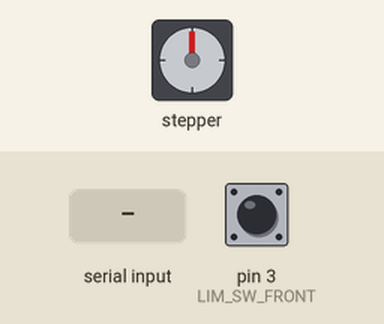
Bench run of a sketch on a simulated Arduino Uno, built with avr-gcc and run on an emulated ATmega328P. On the bench: stepper motor. The test bench sets the inputs (shaded band); at power-on: pin 3 (LIM_SW_FRONT) HIGH. Stepper angles assume 200 steps per turn; what the sketch prints to the serial monitor is not drawn.

Above: at 1.2 s.
1.3 s: "a90\n" received over Serial
At 2.4 s:
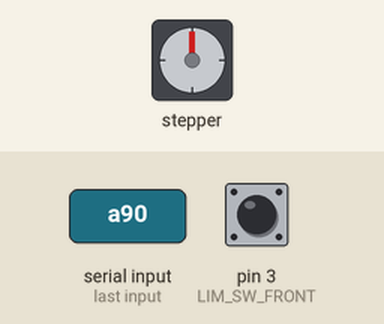
4.3 s: pin 3 (LIM_SW_FRONT) pulled LOW for 0.15 s
At 5.2 s:
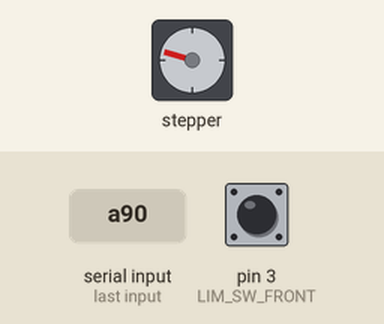
7.4 s: "a,45\n" received over Serial
At 8.5 s:
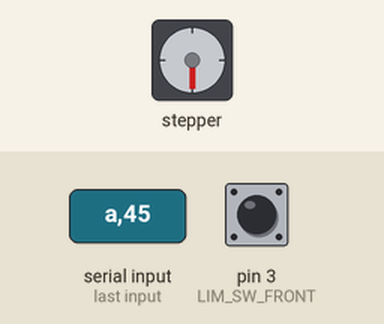
10.4 s: pin 3 (LIM_SW_FRONT) pulled LOW for 1 s
Timing chart, 0 to 14.4 s (numbered marks = the images above; inputs shaded):
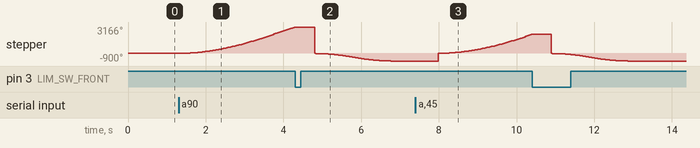

Measured:
- after the input at 1.3 s, stepper: keeps turning clockwise at about 1065°/s, starting at once
- after the input at 7.4 s, stepper: keeps turning clockwise at about 1328°/s, starting after 0.59 s

The sketch:

main.ino
```cpp
#include "TestBed.h"

/* Testing bet instance with default values */
TestBed testBed;


/* Program variables */
uint8_t selector;
float setPoint,lowPoint, highPoint;

void setup() {
  Serial.begin(115200);
}


void loop() {
  while(!Serial.available()){;}
  selector = Serial.read();
  Serial.print(selector);

  switch(selector){
    /* Calibrate: 'a' */
    case 'a':
      testBed.calibrateHome();
      break;

    /* Home: 'b' */
    case 'b':
      testBed.moveCar(0.0);
      break;

    /* Move car: 'c' + set-point in mm (float) */
    case 'c':
      while(!Serial.available()){;}
      setPoint = Serial.parseFloat();
      Serial.print(setPoint);
      if(setPoint > 0.0) setPoint = 0.0;
      testBed.moveCar(setPoint);
      break;

    /* Oscillate: 'd' +  lowPoint in mm(float) +  highPoint in mm(float) */
    case 'd':
      while(!Serial.available()){;}
      lowPoint = Serial.parseFloat();
      Serial.print(lowPoint);
      if(lowPoint > 0.0) lowPoint = 0.0;

      while(!Serial.available()){;}
      highPoint = Serial.parseFloat();
      Serial.print(highPoint);
      if(highPoint > 0.0) highPoint = 0.0;

      do{
        testBed.moveCar(highPoint);
        testBed.moveCar(lowPoint);
      }while(!Serial.available());

      while(Serial.available())
        Serial.read();

      break;

    /*IN PROGRESS - Send status*/
    case 'e':

      break;

    /*IN PROGRESS - Set parameters*/
    case 'f':

      break;

    default:
      break;
  }

  delay(50);
}
```

TestBed.cpp
```cpp
#include "TestBed.h"

/* Interrupts for the limit switch
* Based on: https://www.onetransistor.eu/2019/05/arduino-class-interrupts-and-callbacks.html
*/
TestBed *ptrSwInt;
static void outsideInterruptHandler(void) { // define global handler
  ptrSwInt->classInterruptHandler(); // calls class member handler
}

void TestBed::classInterruptHandler(void) {
  (digitalRead(LIM_SW_FRONT)==0) ? frontLock = true : frontLock = false;
}

/* Class methods */
TestBed::TestBed(uint8_t inter, uint8_t step, uint8_t dir, uint8_t limSwFr):AccelStepper(inter, step, dir){
  pinMode(limSwFr, INPUT_PULLUP);

  ptrSwInt = this;
  attachInterrupt(digitalPinToInterrupt(limSwFr), outsideInterruptHandler, CHANGE);

  setParams();

  return;
}

void TestBed::setParams(uint16_t ppr, uint16_t maxSpeed, uint16_t accel, uint8_t grad){
  this->ppr = ppr;
  this->maxSpeed = maxSpeed;
  this->accel = accel;
  this->grad = grad;


  setMaxSpeed(maxSpeed);
  setAcceleration(accel);

  return;
}

uint32_t TestBed::dist2Pul(float length){
  return uint32_t(length*ppr/grad);
}

void TestBed::calibrateHome(){
  moveCar(150.0);
  setCurrentPosition(0);
  delay(500);
  frontLock = false;
  moveCar(-1*BIAS_POS);
  setCurrentPosition(0);
  delay(1000);
  return;
}


void TestBed::moveCar(float disp){
  uint32_t rev = dist2Pul(disp);
  moveTo(rev);
  while(currentPosition() != rev){
    if(frontLock == true){
      stop();
      return;
    }
    run();
  }
  return;
}
```

TestBed.h
```cpp
/* Alberto Sanchez-Delgado
* alberto.casd@proton.me
* 21.12.23
*/

#ifndef TESTBED_H
#define TESTBED_H

#include "Arduino.h"
#include "AccelStepper.h"

/* Driver default definitions */
#define PPR         1000          // Pulse-Per-Revolution (Driver defined)
#define MAX_SPD     1000          // PPR/seg
#define ACCEL       500           // PPR/seg²
#define GRAD        4             // Gradient in mm: Linear distance traveled per revolution - Depends on the bed's screw

/* Arduino-Driver default pins definition */
#define ITF_TYPE    1
#define STEP        5
#define DIR         4

/* Arduino-Limit Switch default pins definition */
#define LIM_SW_FRONT  3          // Fontal limit switch: Low active

/* Calibration definitions */
#define BIAS_POS    2.0           // Home distance from limit switch in mm (float)


class TestBed: public AccelStepper{
  private:
    uint32_t dist2Pul(float);     // Convert a distance in mm to pulses
    bool frontLock = false;       // Flag: On when the car reached the front limit switch
    void libInterruptHandler(void);

  public:
    uint16_t mmPos;               // Instantaneous position in mm
    uint16_t pulsePos;            // Instantaneous position in pulses
    uint16_t ppr;                 // Instantaneous position in pulses
    uint16_t maxSpeed;            // Maximum speed in pulses
    uint16_t accel;               // Acceleration in pulses
    uint8_t grad;                 // Gradient

    TestBed(uint8_t = ITF_TYPE, uint8_t = STEP, uint8_t = DIR, uint8_t = LIM_SW_FRONT);
    void setParams(uint16_t = PPR, uint16_t = MAX_SPD, uint16_t = ACCEL, uint8_t = GRAD);  // (max speed, acceleration, pin of front switch )
    void calibrateHome();
    void moveCar(float);          // Linear displacement in mm: Returns until the position is reached

    void classInterruptHandler(void);

};

#endif
```
